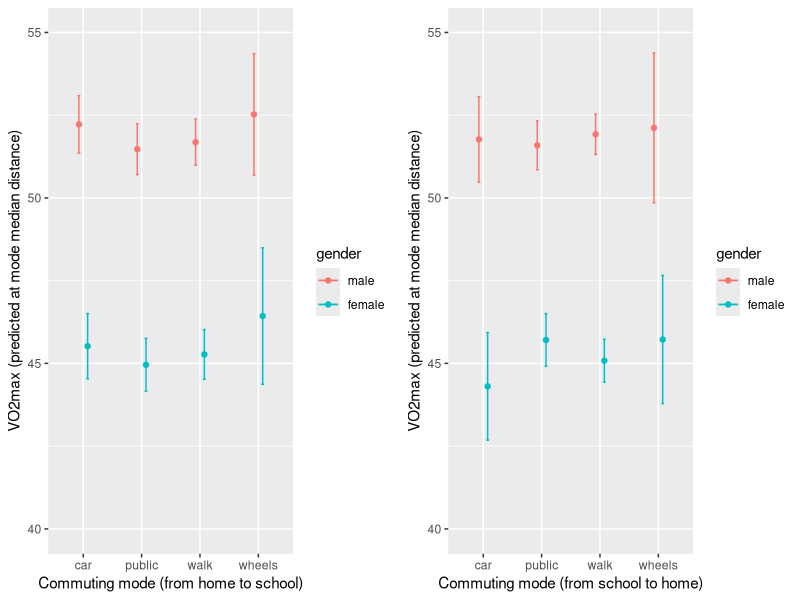

Write the R code that produced this figure.
#B. Lesko�ek, 2024-04-25.
#for B. Francis, synDiffix
#code used for paper https://link.springer.com/content/pdf/10.1186/s12889-021-10326-6.pdf

# Total columns: "VO2max","CommToSch","CommHome","gender","age","MVPAsqrt","DistLog2Home","DistLog2ToSch","DistFromHome","DistFromSchool"

library(ggplot2)

dd <- read.csv("CommData.csv")
dd$CommToSch = factor(dd$CommToSch, levels=c('car', 'public', 'wheels', 'walk'))
dd$CommHome = factor(dd$CommHome, levels=c('car', 'public', 'wheels', 'walk'))
dd$gender = factor(dd$gender, levels=c('male', 'female'))

### from Home 2 Sch
m=lm(VO2max ~ CommToSch*gender + age + MVPAsqrt + DistLog2ToSch:CommToSch , data=dd)
summary(m)
new= data.frame(gender=c(rep(1,4), rep(2,4)), CommToSch=0:3, age=mean(dd$age), MVPAsqrt=mean(dd$MVPAsqrt),
                DistLog2ToSch=aggregate(dd[, "DistLog2ToSch"], list(dd$CommToSch), median)$x)
new$gender= factor(new$gender);  levels(new$gender)=levels(dd$gender)
new$CommToSch= factor(new$CommToSch);  levels(new$CommToSch)=levels(dd$CommToSch)
new$CommToSch = factor(new$CommToSch,levels(dd$CommToSch)[c(1,2,4,3)])
Ypred= predict.lm(m, new)
pred.w.plim <- predict(m, new, interval = "prediction")
pred.w.clim <- predict(m, new, interval = "confidence")
pd <- position_dodge(0.3) # move them .05 to the left and right
q=cbind(new, pred.w.clim)
p1=ggplot(q, aes(x=CommToSch, y=fit, colour=gender)) +  geom_errorbar(aes(ymin=lwr, ymax=upr), width=.1, position=pd) +
  geom_line(position=pd) +   geom_point(position=pd) +ylim(40,55)+ xlab("Commuting mode (from home to school)") + ylab("VO2max (predicted at mode median distance)")


### from Sch 2 Home
m=lm(VO2max ~ CommHome*gender + age + MVPAsqrt + DistLog2Home:CommHome , data=dd)
summary(m)
new= data.frame(gender=c(rep(1,4), rep(2,4)), CommHome=0:3, age=mean(dd$age), MVPAsqrt=mean(dd$MVPAsqrt), DistLog2Home=aggregate(dd[, "DistLog2Home"], list(dd$CommHome), median)$x)
new$gender= factor(new$gender);  levels(new$gender)=levels(dd$gender)
new$CommHome= factor(new$CommHome);  levels(new$CommHome)=levels(dd$CommHome)
new$CommHome = factor(new$CommHome,levels(dd$CommHome)[c(1,2,4,3)])
Ypred= predict.lm(m, new)
pred.w.plim <- predict(m, new, interval = "prediction")
pred.w.clim <- predict(m, new, interval = "confidence")
pd <- position_dodge(0.3) # move them .05 to the left and right
q=cbind(new, pred.w.clim)
p2=ggplot(q, aes(x=CommHome, y=fit, colour=gender)) +  geom_errorbar(aes(ymin=lwr, ymax=upr), width=.1, position=pd) +
  geom_line(position=pd) +   geom_point(position=pd)+ylim(40,55) + xlab("Commuting mode (from school to home)") + ylab("VO2max (predicted at mode median distance)")
png("Fig2a.png", 20, 10, units="cm", res=600)
library(gridExtra)
grid.arrange(p1, p2, ncol=2)
dev.off()
